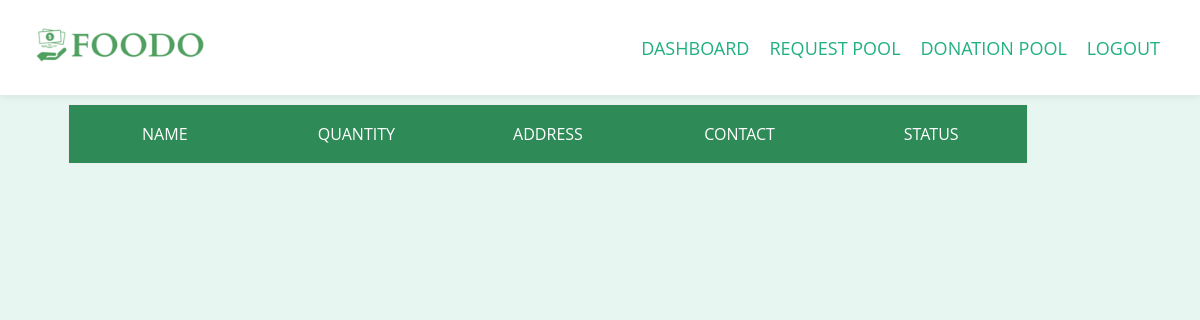
Page /Donationlist (signed in) on the earlier database version.
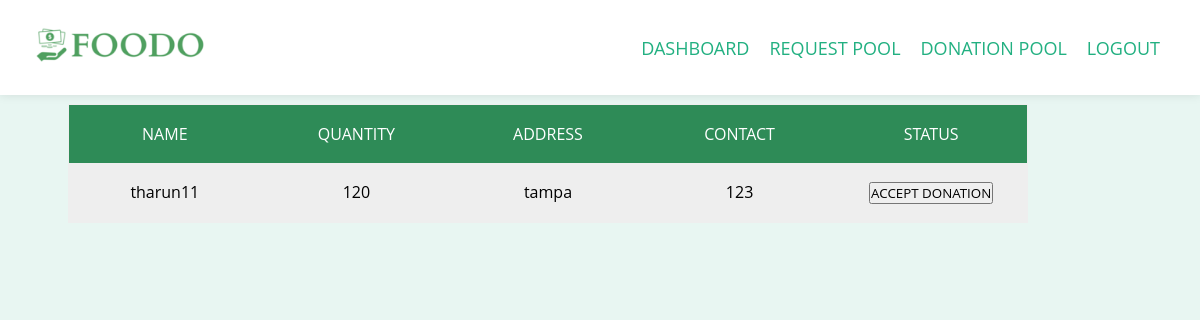
Same page on the later database version.
### tables this page shows
CREATE TABLE Donations (donationid INTEGER PRIMARY KEY ,name TEXT,quantity TEXT, location TEXT,contact TEXT,uid TEXT,requestorid TEXT,status TEXT, FOREIGN KEY(uid) REFERENCES Users(uid));

### app.py (the view)
@app.route("/Donationlist")
def Donationlist():
    if request.method == 'GET':
        con = sqlite3.connect('database.db')
        try:
            with sqlite3.connect("database.db") as con:
                uid = int(session['uid'])
                cur = con.cursor()
                cur.execute(
                    "SELECT * FROM Donations where requestorid IS NULL and uid!=(?)", str(uid))
                con.commit()
                donationlist = cur.fetchall()
                msg = "Record successfully added"
        except Exception as e:
            con.rollback()
            msg = str(e)
        finally:
            con.close()
        return render_template('Donation.html', donationlist=donationlist)

### templates/Donation.html (shortened to what this page needs)
<!DOCTYPE html>
<html>
  <head>
    <link
      rel="stylesheet"
      href="{{ url_for('static', filename='css/style.css') }}"
    />
  </head>
  <div>
    <body>
      <nav class="navbar">
        <div class="nav-container">
          <a href="#" class="nav-logo"
            ><img src="Logo2.ico" alt="logo" class="logo"
          /></a>
          <div class="nav-menu">
            <ul class="nav-list">
              <li class="nav-item">
                <a
                  href="{{ url_for('.Dashboard', _anchor='exactlocation') }}"
                  class="nav-link"
                  >DASHBOARD</a
                >
              </li>
              <li class="nav-item">
                <a
                  href="{{ url_for('.Requestlist', _anchor='exactlocation') }}"
                  class="nav-link"
                  >REQUEST POOL</a
                >
              </li>
              <li class="nav-item">
                <a
                  href="{{ url_for('.Donationlist', _anchor='exactlocation') }}"
                  class="nav-link"
                  >DONATION POOL</a
                >
              </li>
              <li class="nav-item">
                <a
                  href="{{ url_for('.homeiu', _anchor='exactlocation') }}"
                  class="nav-link"
                  >LOGOUT</a
                >
              </li>
            </ul>
          </div>
        </div>
      </nav>
      <div>
        <div class="table">
          <div class="table-header">
            <div class="header__item">
              <a id="name" class="filter__link" href="#">Name</a>
            </div>
            <div class="header__item">
              <a id="name" class="filter__link" href="#">Quantity</a>
            </div>
            <div class="header__item">
              <a id="wins" class="filter__link filter__link--number" href="#"
                >Address</a
              >
            </div>
            <div class="header__item">
              <a id="wins" class="filter__link filter__link--number" href="#"
                >Contact</a
              >
            </div>
            <div class="header__item">
              <a id="wins" class="filter__link filter__link--number" href="#"
                >Status</a
              >
            </div>
          </div>
          <div class="table-content">
            {% for row in donationlist %}
            <div class="table-row">
              <div class="table-data">{{row[1]}}</div>
              <div class="table-data">{{row[2]}}</div>
              <div class="table-data">{{row[3]}}</div>
              <div class="table-data">{{row[4]}}</div>
              <div class="table-data">
                <div class="signform-btn">
                  <button
                    class="signform-submit-btn-green-req"
                    id="signform-submit-btn-green"
                    type="submit"
                    value="{{row[0]}}"
                  >
                    ACCEPT DONATION
                  </button>
                </div>
              </div>
            </div>
            {% endfor %}
          </div>
        </div>
      </div>
    </body>
  </div>
</html>

Differences in the rows shown:
added Donations: name "tharun11", quantity "120", location "tampa", contact "123", {{ row[0] }} 8 (drawn)
